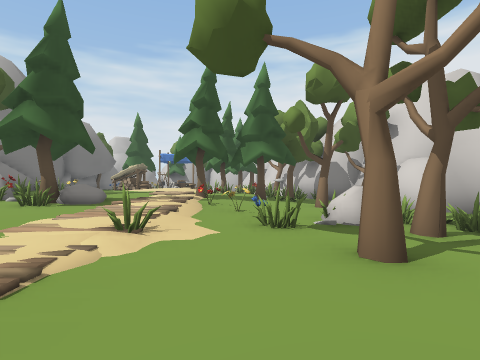
View 1 (above)

24 first-person views from a walk through a 3-D level made in the Unity game engine. The camera is 1.2 m above the floor, looks level and sees 80° across. The floor is counted in squares, 2 m on a side. Each view is taken from the middle of a square. On the plan, view 1 faces up. The plan holds only what a view shows up to about 9 squares ahead; the rest is blank. The place goes on beyond the plan. The player character is not drawn. Some animated figures are left out. Some surface patterns are stand-ins.

View 2
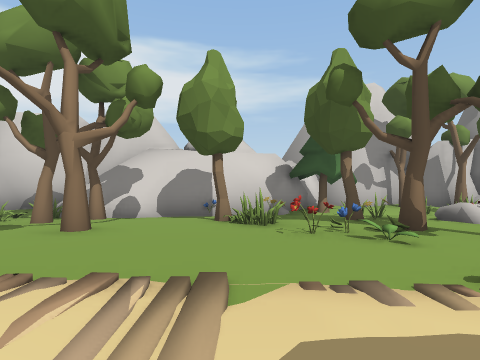

View 3
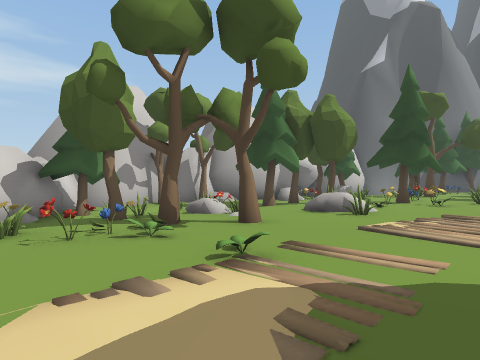

View 4
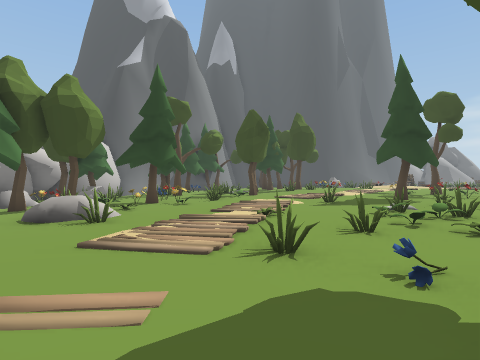

View 5
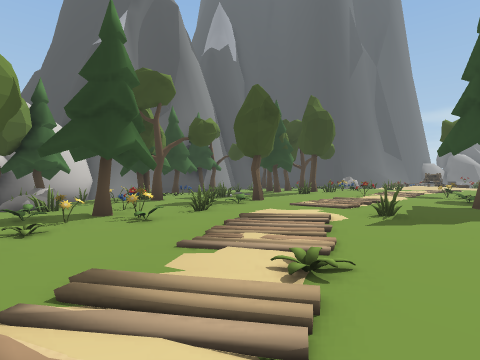

View 6
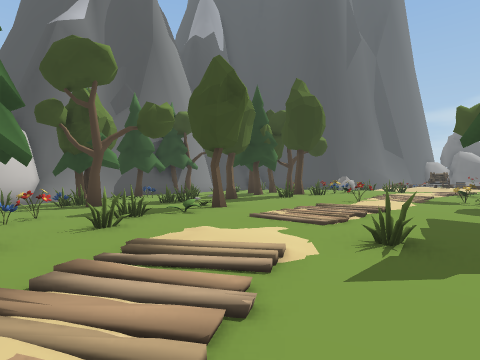

View 7
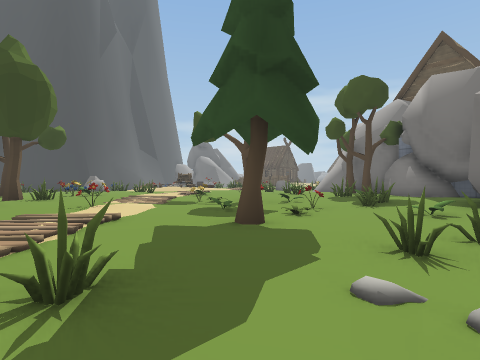

View 8
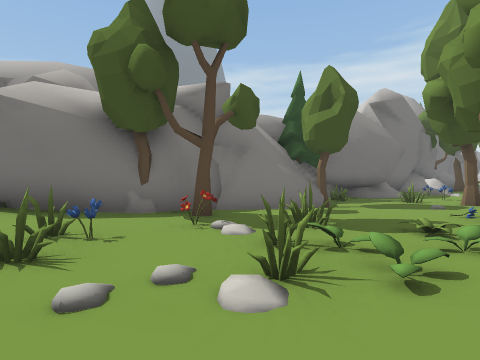

View 9
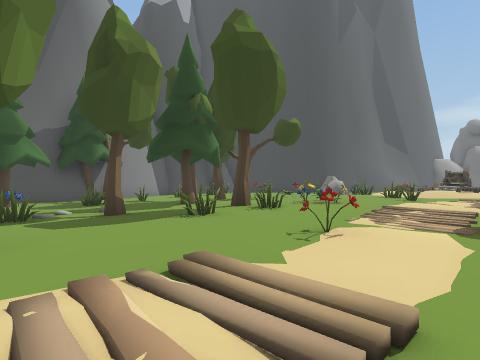

View 10
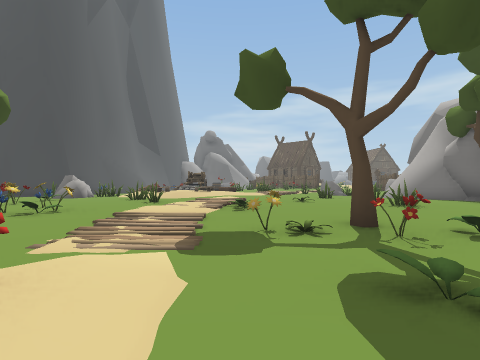

View 11
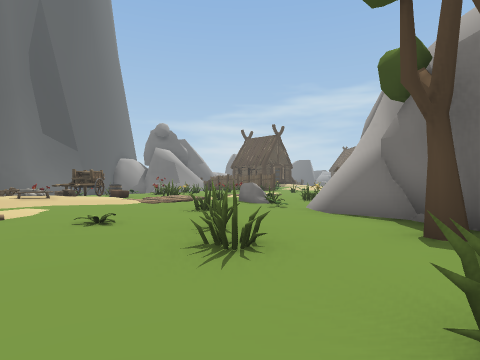

View 12
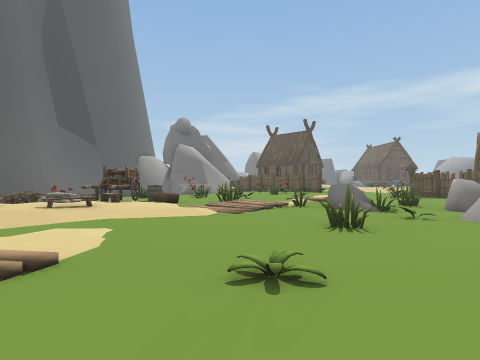

View 13
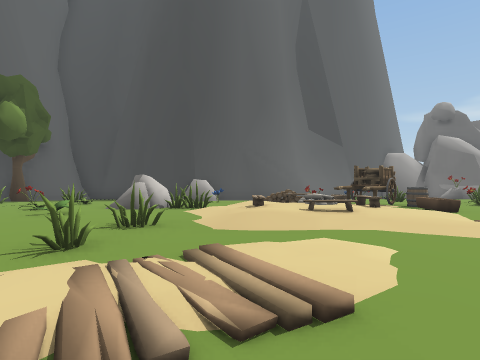

View 14
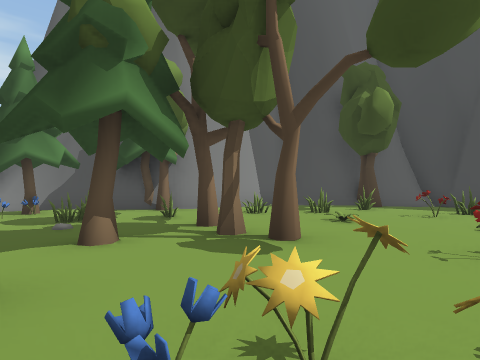

View 15
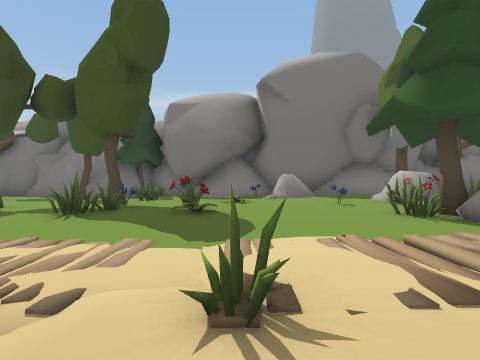

View 16
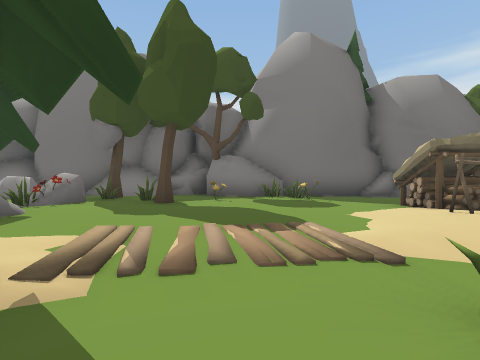

View 17
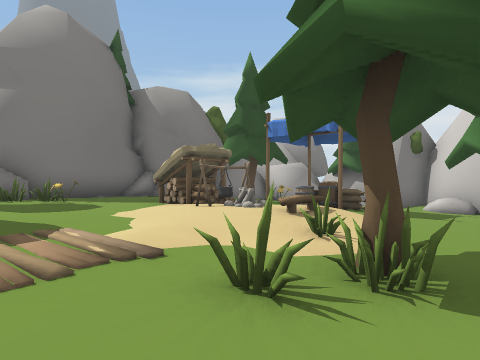

View 18
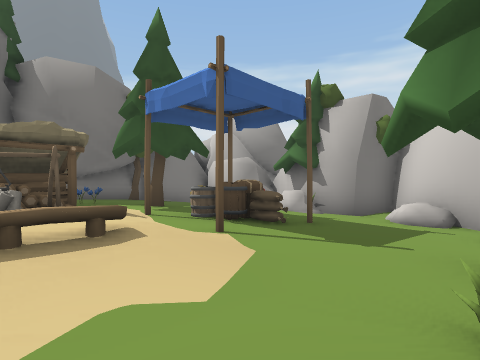

View 19
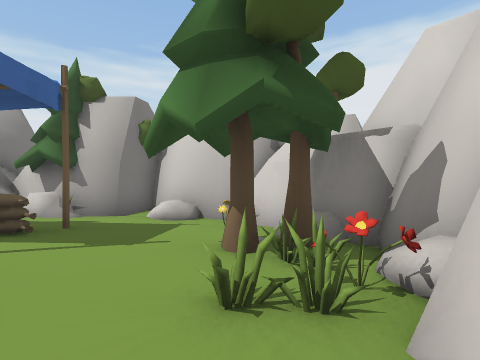

View 20
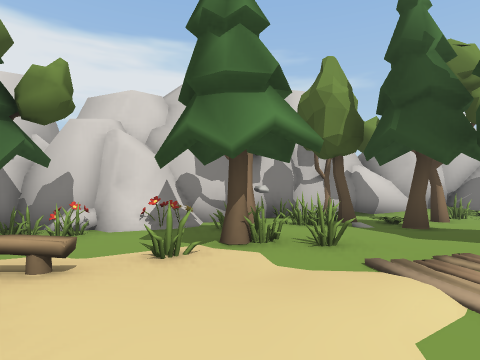

View 21
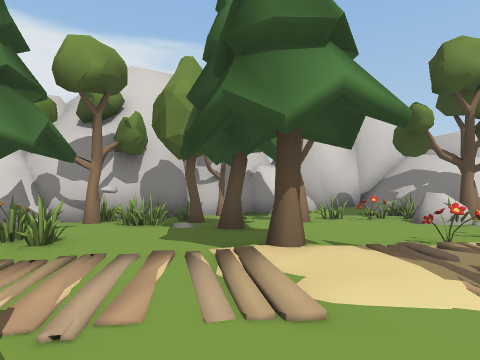

View 22
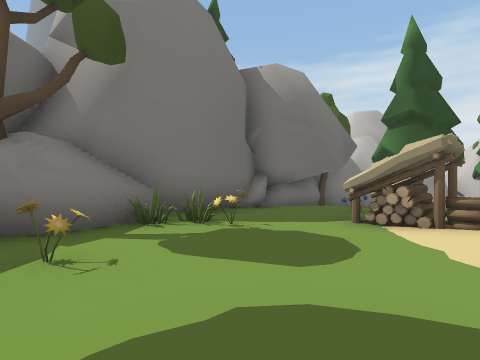

View 23
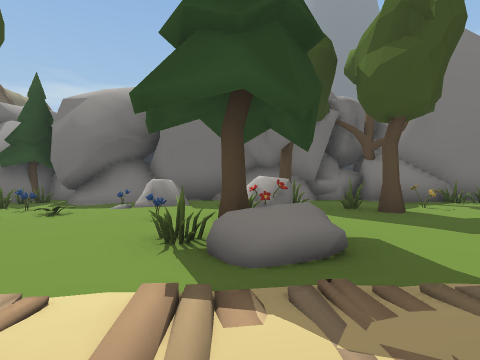

View 24
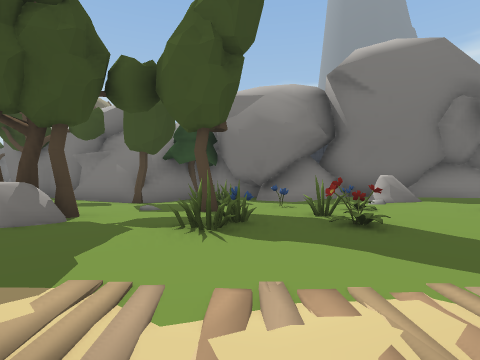

### Floor plan
Key: @ floor where view 1 was taken; # wall or solid block; . main floor; : floor 0.25 m higher than the main floor; - floor 0.25 m lower than the main floor; _ floor 0.5 m lower than the main floor; < floor 0.75 m lower than the main floor; / step, stairs or slope; = window, fence, low wall or low ledge; O other object.
Columns run from 21 left of view 1 to 7 right of it. Each row starts with its distance up from view 1.
 21                  O #
 20               OO#O####
 19                  O//O##
 18             ##_  ____O OO
 17             #O/-O  ___ O
 16             ##-O-OO--OO
 15             #.OO//-/-_OO
 14             O..OOO:/--##
 13             #..OO////-##
 12             #.O.....OOOOO
 11            ##OO......-OO_#
 10            O#O:......-OO_O
  9            OOO:O....O-OO_##
  8            OO#:O:.../--O_<#
  7             ##OO:///O-__O<#
  6             #.:OOOO//O_OO<##
  5             #.O:O.../O_O_O##
  4             #.O....//--_O##
  3              .OO.O..O--_O##
  2            ###O..O.//-O__##
  1            ##.O.OO../--O_##
  0            OO-.O..../@-OO##
 -1            ##--/....--OOO##
 -2            #O--OOO.-OOO_O_##
 -3            ##---.OO--OO_OOO##
 -4            #...OO../--OOO__#
 -5            OO.O.O.//---_O__O
 -6           ##.O.O..O/-O/_  O#
 -7          ##.OO.O...--OO_O  #
 -8      ### ..O.O.....O-OO_O  #
 -9      ##O:.......O..-OOO
-10       O:O..OOO.....--OO_OO
-11     OOO:O...O.....OO-O-O
-12     ##::..OO.....O.--OOOOO
-13    ##..O...O..O...O--O-_O
-14    #/..O...........O-OO-
-15  O-O....O.O.:.O:OO--- O- #
-16 .OO..O...//:.:OO../--    #
-17 .. O...../.O:O:.O./OOO-=##
-18  /.O.//.....::.OO.-O-O###
-19  /..//////O..O..O.O--##
-20   ..O.:///.OO..O..--O
-21     ./  //.O.O...O-##
-22    O.OO //.O.OO.O.-#
-23   O..OO O..  .O.O.-#
-24   O O     O  ...O###

Positions as (right, up) in squares from view 1, and headings:
1: (0, 0), facing up
2: (-3, 0), facing right
3: (-3, 0), facing down-right
4: (-3, -1), facing down
5: (-3, -4), facing down
6: (-4, -6), facing down
7: (-5, -7), facing down-left
8: (-5, -8), facing up-left
9: (-6, -10), facing down
10: (-7, -11), facing down-left
11: (-12, -11), facing down-left
12: (-12, -14), facing down-left
13: (-12, -15), facing down
14: (-8, -16), facing down-right
15: (0, 3), facing left
16: (0, 10), facing left
17: (0, 10), facing up-left
18: (0, 13), facing up-left
19: (0, 13), facing up
20: (-4, 12), facing right
21: (-4, 9), facing right
22: (-4, 9), facing up-left
23: (-1, 6), facing left
24: (-1, 1), facing left
